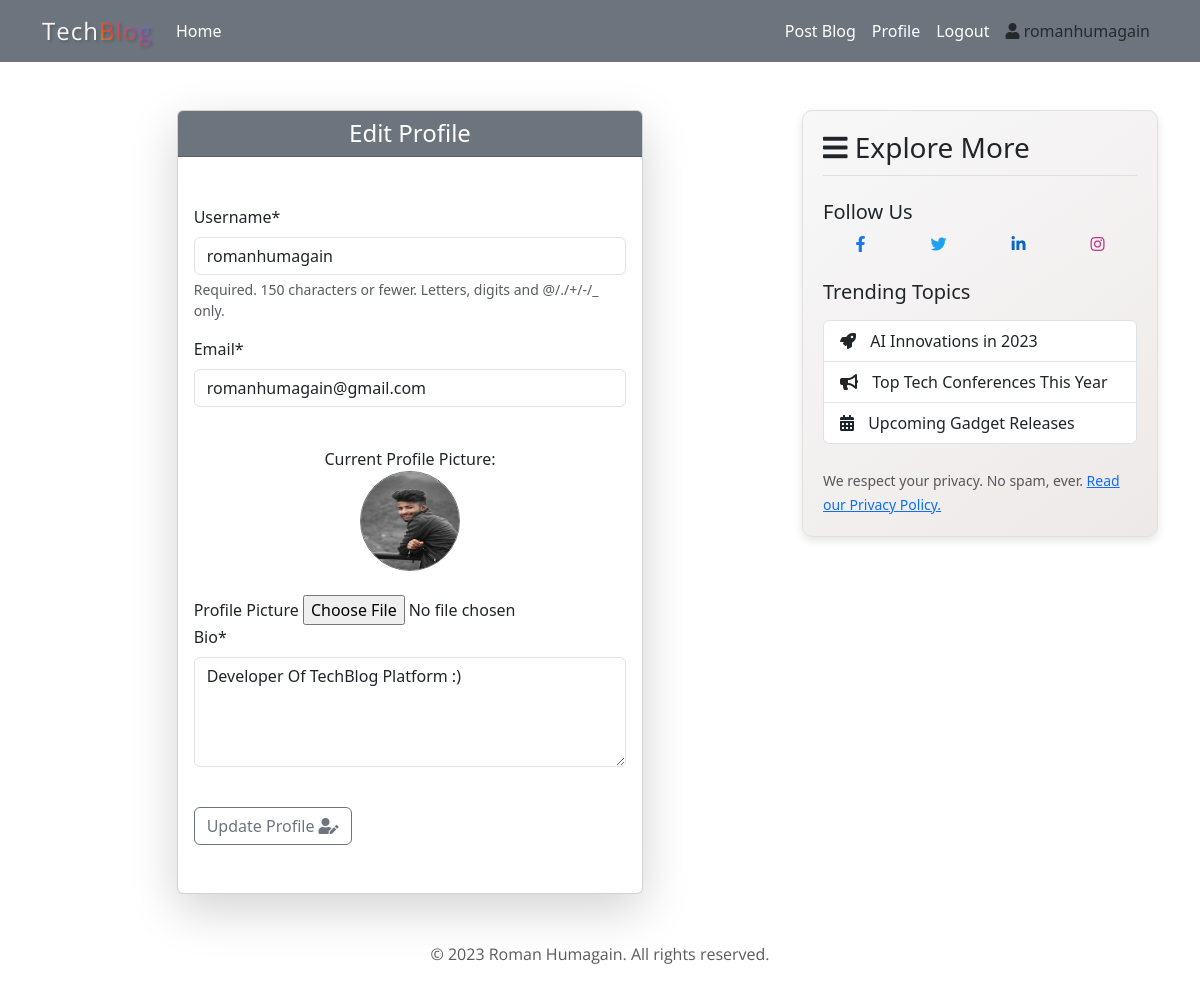
The app's page /user/update_profile/ (signed in), older data.
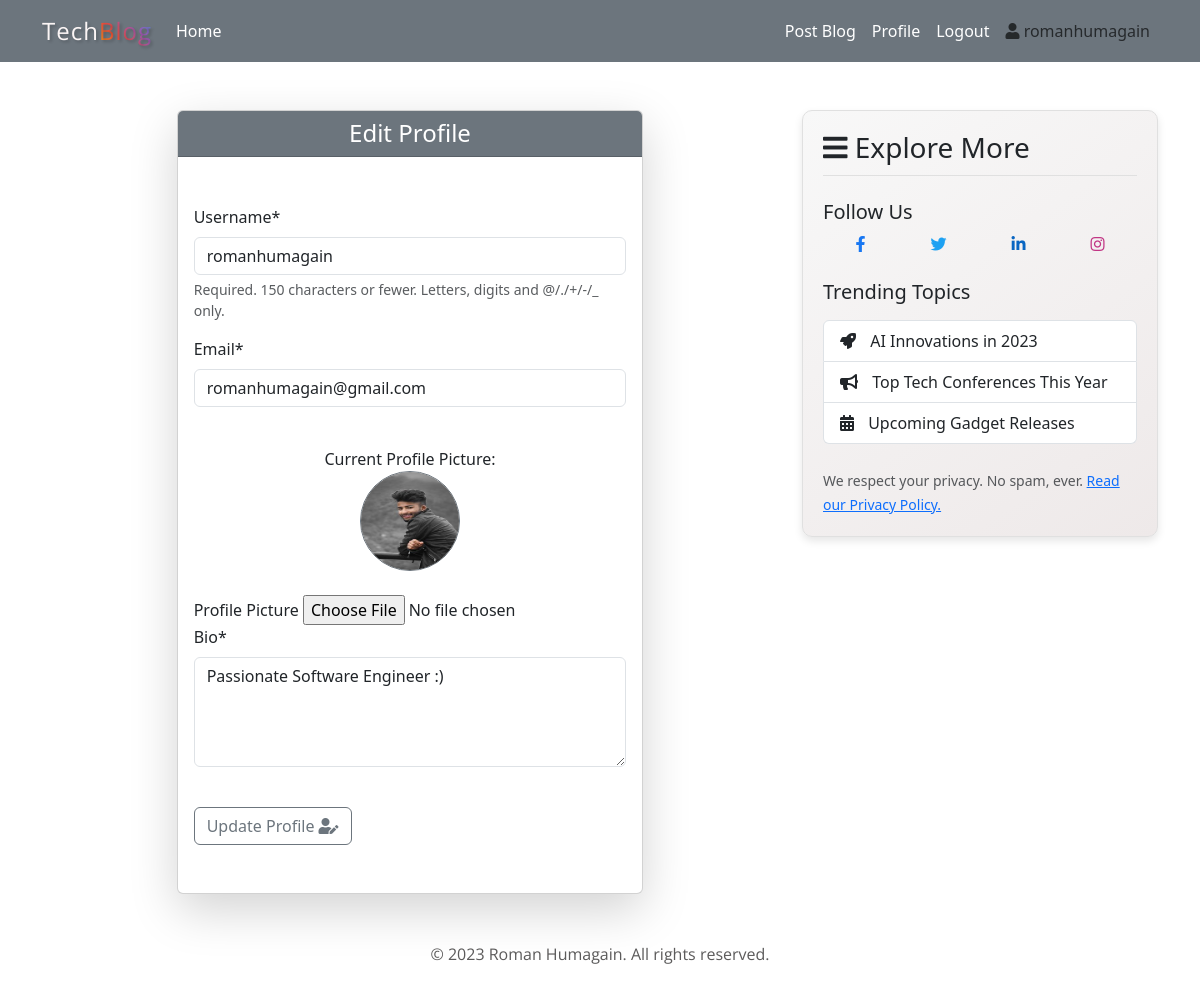
The same page, newer data.
### Users/models.py (models this page shows, shortened)
class Profile(models.Model):
    user = models.OneToOneField(User, on_delete=models.CASCADE)
    previous_logged_in_date = models.DateTimeField(null=True , blank=True)
    slug = models.SlugField(null=True,unique=True)
    profile_pic = models.ImageField(default='profile_pics/default.jpg', upload_to='profile_pics')
    bio = models.TextField(null=True, default=None)
    follower_count = models.IntegerField(null=True, default=0)
    following = models.ManyToManyField('self' , through = 'Follow' , related_name='followers' , symmetrical=False)

### Users/views.py (the view, shortened to what this page needs)
# urls.py: path('update_profile/', UpdateProfileView.as_view() , name="update_profile" ),
class UpdateProfileView(LoginRequiredMixin, View):
    def get_forms(self , request):
        user_update_form = UserUpdateForm(instance=request.user)
        profile_update_form = ProfileUpdateForm(instance=request.user.profile)
        return user_update_form, profile_update_form
    def get(self , request):
        user_update_form , profile_update_form = self.get_forms(request)
        context = {
            'title':'Update Profile',
            'user_update_form':user_update_form,
            'profile_update_form':profile_update_form
            }
        return render(request, 'users/update_profile.html' , context)

### Users/forms.py
class UserUpdateForm(forms.ModelForm):
    email = forms.EmailField()
    class Meta:
        model = User
        fields = ['username', 'email']

class ProfileUpdateForm(forms.ModelForm):
    bio = forms.CharField(widget=forms.Textarea(attrs={'rows': 4}))
    class Meta:
        model = Profile
        fields = ['profile_pic' , 'bio']

### Users/templates/users/update_profile.html (shortened to what this page needs)
{% extends 'blog/base.html' %}
{% load crispy_forms_tags %}
{% block body %}
<div class="container">
    <div class="row justify-content-center">
        <div class="col-md-8">
            <div class="card border-secondart shadow-lg">
                <div class="card-header bg-secondary text-white">
                    <h4 class="text-center mb-0">Edit Profile</h4>
                </div>
                <div class="card-body py-5">
                    <form method="post" enctype="multipart/form-data">
                        <fieldset class="form-group mb-4">
                            {{ user_update_form|crispy }}
                        </fieldset>
                        {% if request.user.profile.profile_pic %}
                        <div class="form-group text-center mb-4">
                            <label>Current Profile Picture:</label>
                            <div class="mb-3">
                                <img src="{{ request.user.profile.profile_pic.url }}" alt="Current Profile Picture"
                                    class="rounded-circle border border-secondary" style="width:100px; height:100px;">
                            </div>
                        </div>
                        {% endif %}
                        <fieldset class="form-group mb-4">
                            <div class="form-group">
                                <label for="{{ profile_update_form.profile_pic.id_for_label }}" class="{% if profile_update_form.profile_pic.field.required %}required-field{% endif %}">Profile Picture</label>
                                <input type="file" name="{{ profile_update_form.profile_pic.name }}"
                                    id="{{ profile_update_form.profile_pic.id_for_label }}" class="form-control-file">
                            </div>
                            {{ profile_update_form.bio|as_crispy_field }}
                        </fieldset>
                        <div class="form-group mt-4">
                            <button type="submit" class="btn btn-outline-secondary btn-block">Update Profile <i class="fas fa-user-edit"></i></button>
                        </div>
                    </form>
                </div>
            </div>
        </div>
    </div>
</div>
{% endblock %}

Row changes from the older to the newer data that the page shows:
changed Profile: bio "Developer Of TechBlog Platform :)" → "Passionate Software Engineer :)"
